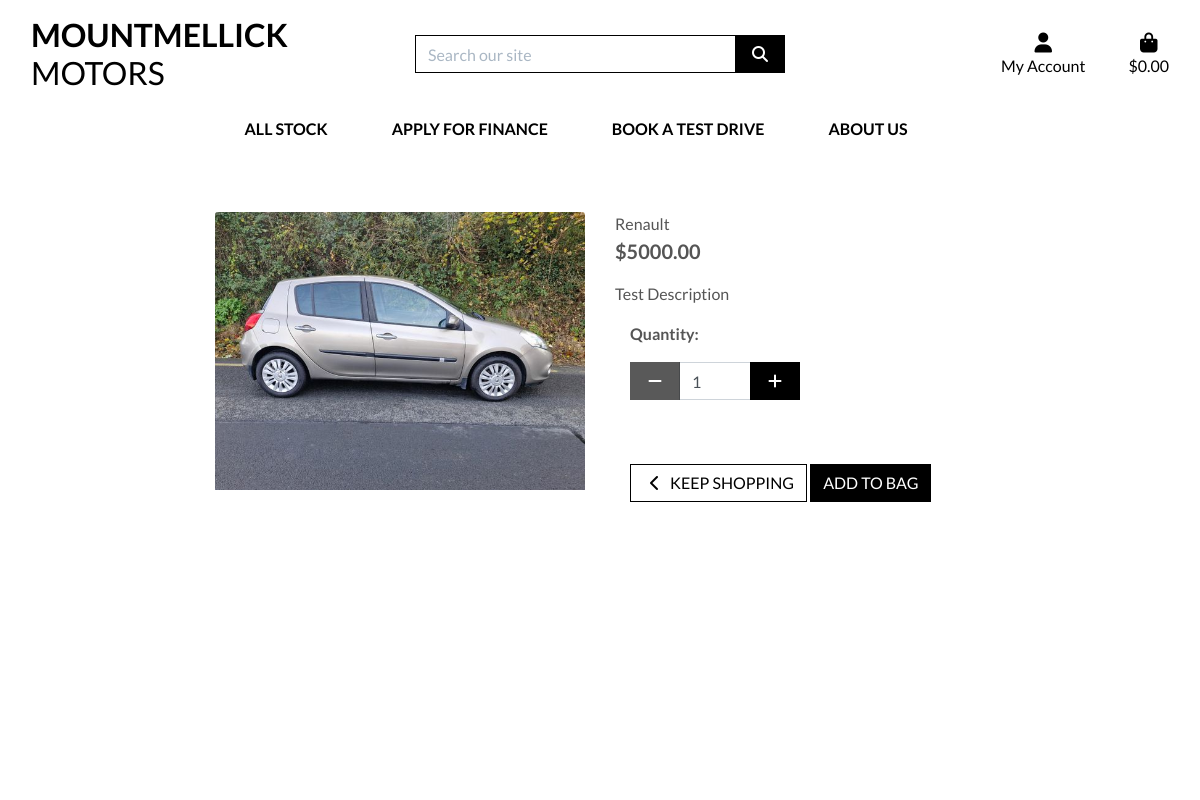
The app's page /stock/1/, older data.
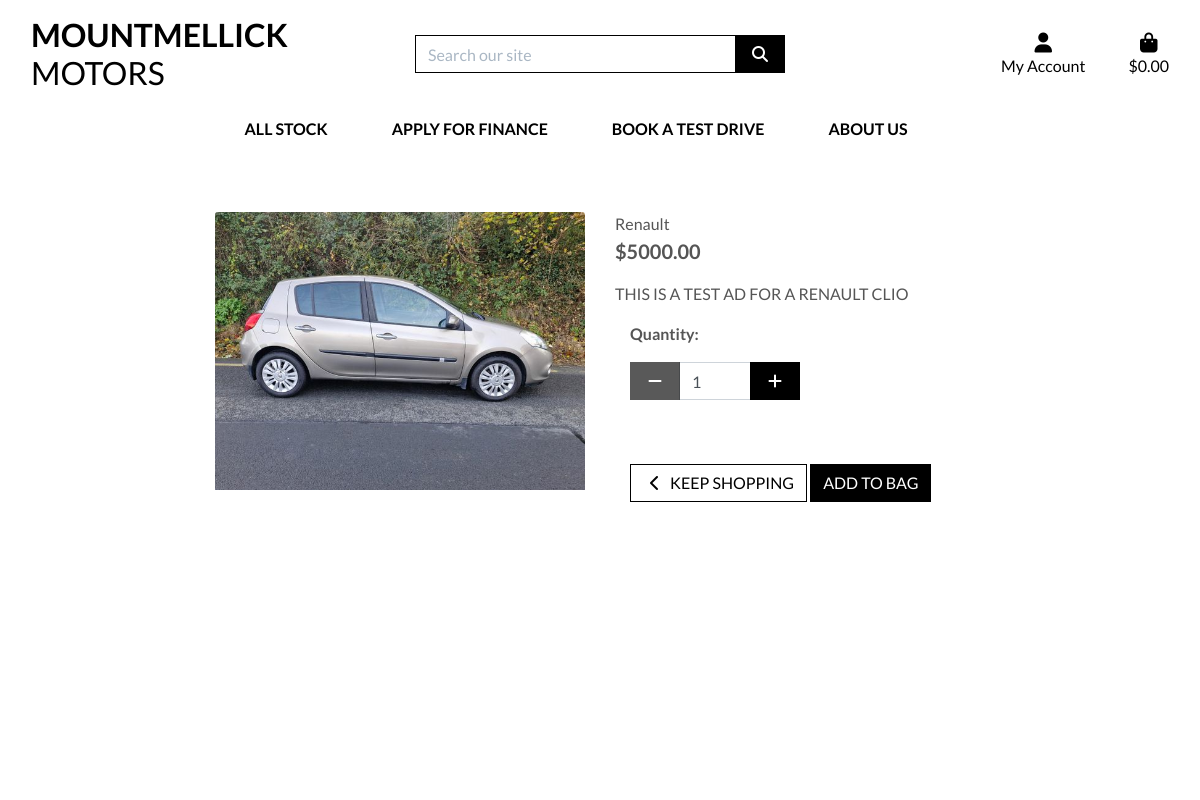
The same page, newer data.
### products/models.py (models this page shows, shortened)
class Stock(models.Model):
    reg_number = models.CharField(
        max_length=254,
        unique=True,
        validators=[RegexValidator(regex='^[A-Za-z0-9]*$', message='Registration number must be alphanumeric')]
    )
    make = models.CharField(max_length=254, null=True, blank=True)
    model = models.CharField(max_length=254, null=True, blank=True)
    fuel_type = models.CharField(max_length=254, null=True, blank=True)
    transmission_type = models.CharField(max_length=254, null=True, blank=True)
    description = models.TextField()
    price = models.DecimalField(max_digits=6, decimal_places=2)
    image_url = models.URLField(max_length=1024, null=True, blank=True)
    image = models.ImageField(null=True, blank=True)

### products/views.py (the view)
# urls.py: path('<int:stock_id>/', views.product_detail, name='product_detail'),
def product_detail (request, stock_id):
    stock = get_object_or_404(Stock, pk=stock_id)
    context = {
        'stock': stock,
    }
    return render(request, 'products/product_detail.html', context)

### bag/contexts.py (called while the page is built, shortened)
def bag_contents(request):
    bag_items = []
    total = 0
    stock_count = 0
    bag = request.session.get('bag', {})
    if total < settings.FREE_DELIVERY_THRESHOLD:
        delivery = total * Decimal(settings.STANDARD_DELIVERY_PERCENTAGE / 100)
        free_delivery_delta = settings.FREE_DELIVERY_THRESHOLD - total
    else:
        delivery = 0
        free_delivery_delta = 0
    grand_total = delivery + total
    context = {
        'bag_items': bag_items,
        'total': total,
        'stock_count': stock_count,
        'delivery': delivery,
        'free_delivery_delta': free_delivery_delta,
        'free_delivery_threshold': settings.FREE_DELIVERY_THRESHOLD,
        'grand_total': grand_total,
    }
    return context

### products/templates/products/product_detail.html (shortened to what this page needs)
{% extends "base.html" %}
{% load static %}
{% block content %}
    <div class="overlay"></div>
    <div class="container-fluid">
        <div class="row">
            <div class="col-12 col-md-6 col-lg-4 offset-lg-2">
                <div class="image-container my-5">
                    {% if stock.image %}
                        <a href="{{ stock.image.url }}" target="_blank">
                            <img class="card-img-top img-fluid" src="{{ stock.image.url }}" alt="{{ stock.model }}">
                        </a>
                        {% else %}
                        <a href="">
                            <img class="card-img-top img-fluid" src="{{ MEDIA_URL }}noimage.png" alt="{{ product.name }}">
                        </a>
                    {% endif %}
                </div>
            </div>
            <div class="col-12 col-md-6 col-lg-4">
                <div class="product-details-container mb-5 mt-md-5">
                    <p class="mb-0">{{ stock.make }}</p>
                    <p class="lead mb-0 text-left font-weight-bold">${{ stock.price }}</p>
                    <p class="mt-3">{{ stock.description }}</p>
                    <form class="form" action="{% url 'add_to_bag' stock.id %}" method="POST">
                        <div class="col-12">
                            <p class="mt-3"><strong>Quantity:</strong></p>
                            <div class="form-group w-50">
                                <div class="input-group">
                                    <div class="input-group-prepend">
                                        <button class="decrement-qty btn btn-black rounded-0"
                                            data-item_id="{{ stock.id }}" id="decrement-qty_{{ stock.id }}">
                                            <span class="icon">
                                                <i class="fas fa-minus"></i>
                                            </span>
                                        </button>
                                    </div>
                                    <input class="form-control qty_input" type="number"
                                        name="quantity" value="1" min="1" max="99"
                                        data-item_id="{{ stock.id }}"
                                        id="id_qty_{{ stock.id }}">
                                    <div class="input-group-append">
                                        <button class="increment-qty btn btn-black rounded-0"
                                            data-item_id="{{ stock.id }}" id="increment-qty_{{ stock.id }}">
                                            <span class="icon">
                                                <i class="fas fa-plus"></i>
                                            </span>
                                        </button>
                                    </div>
                                </div>
                            </div>
                        </div>
                            <div class="col-12">
                                <a href="{% url 'stock' %}" class="btn btn-outline-black rounded-0 mt-5">
                                    <span class="icon">
                                        <i class="fas fa-chevron-left"></i>
                                    </span>
                                    <span class="text-uppercase">Keep Shopping</span>
                                </a>
                                <input type="submit" class="btn btn-black rounded-0 text-uppercase mt-5" value="Add to Bag">
                            </div>
                        </div>
                </div>
            </div>
        </div>
    {% endblock %}

Row changes from the older to the newer data that the page shows:
changed Stock "Renault": description "Test Description" → "THIS IS A TEST AD FOR A RENAULT CLIO"
